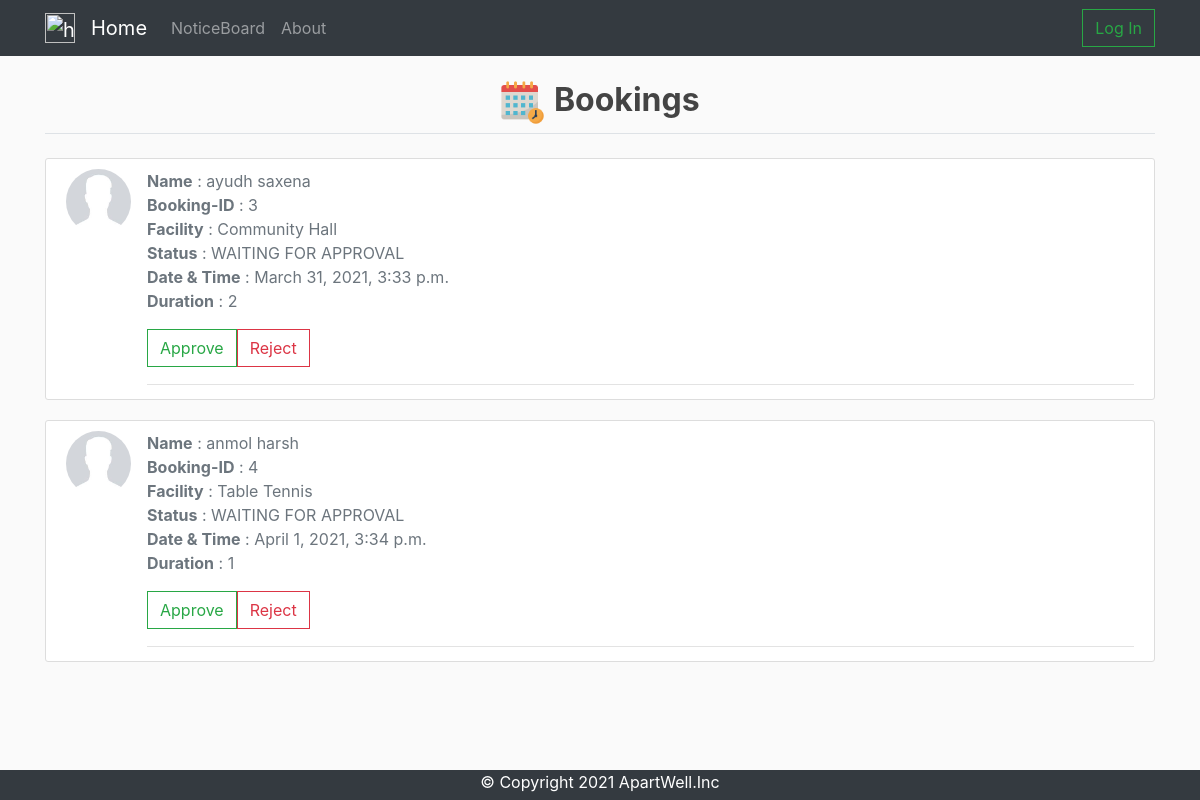
Before: /bookings-admin/ with the older database file.
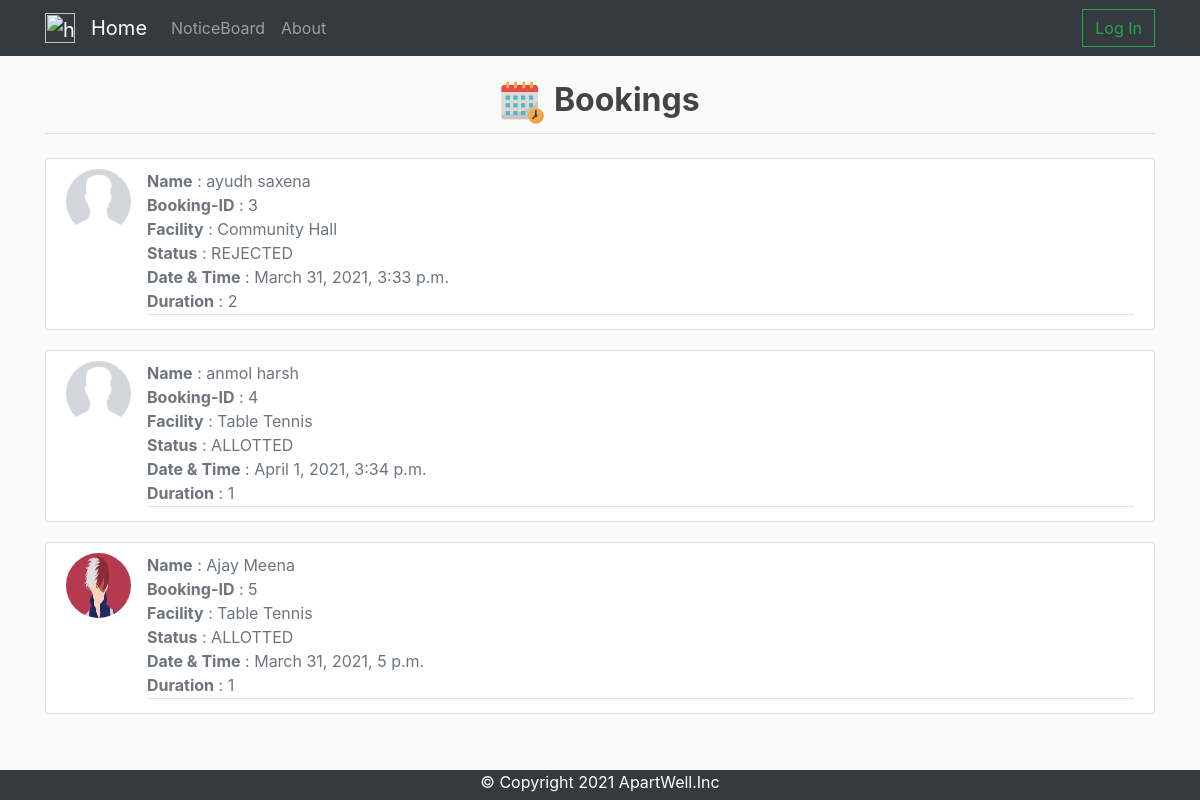
After: the same page with the newer database file.
### bookings/models.py (models this page shows)
class Booking(models.Model) :
	WAITING = 'WAIT'
	ALLOTTED = 'ALOT'
	REJECTED = 'REJC'
	status_choices = [
		(WAITING, 'WAITING FOR APPROVAL'),
		(ALLOTTED, 'ALLOTTED'),
		(REJECTED, 'REJECTED'),
	]
	BADMINTON = 'BADM'
	TABLE_TENNIS = 'TATE'
	TENNIS = 'TENS'
	COMMUNITY_HALL = 'COMH'
	facility_choices = [
		(BADMINTON,'Badminton'),
		(TABLE_TENNIS, 'Table Tennis'),
		(TENNIS, 'Tennis'),
		(COMMUNITY_HALL, 'Community Hall'),
	]
	booking_id = models.AutoField(primary_key = True)
	user_id = models.ForeignKey(Resident,on_delete = models.CASCADE)
	facility = models.CharField(max_length = 20, choices = facility_choices)
	status = models.CharField(max_length = 4,choices = status_choices, default = WAITING)
	check_in = models.DateTimeField()
	duration = models.IntegerField()
	check_out = models.DateTimeField(null = True)

### bookings/views.py (the view, shortened to what this page needs)
# urls.py: path('bookings-admin/', views.admin_bookings_view.as_view(), name='admin-booking'),
class admin_bookings_view(generic.ListView) :
	model = Booking
	template_name = 'bookings/bookings_admin.html'
	def get_context_data(self, **kwargs):
	    context = super().get_context_data(**kwargs)
	    context['user_id'] = self.request.user.id
	    image_url_list = []
	    full_name_list = []
	    bookings_list = self.model.objects.all()
	    for c in bookings_list :
	    	resident = Resident.objects.get(user__exact = c.user_id)
	    	full_name = resident.user.first_name + " " + resident.user.last_name
	    	full_name_list.append(full_name)
	    	image_url_list.append(resident.image.url)
	    context['values'] = zip(full_name_list, image_url_list, bookings_list)
	    return context

### bookings/templates/bookings/bookings_admin.html (shortened to what this page needs)
{% extends 'base.html' %}
{% load static %}
{% block content %}
<!DOCTYPE html>
<html>
  <head>
  </head>
  <body>
    <legend class = "border-bottom mb-4"><h2 class="text-center"><img  src="/static/booking.png" width = "45" height = "45" alt="home" /> <strong>Bookings</strong></h2></legend>
        {% for name, image_url, booking in values %}
        <article class="media content-section">
        <img class = "rounded-circle article-img"src = "{{ image_url }}">
        <div class="media-body">
          <div class="article-metadata">
            <medium class="text-muted"><b>Name</b> : {{ name }}</br></medium>
            <medium class="text-muted"><b>Booking-ID</b> : {{ booking.booking_id }}</br></medium>
            <medium class="text-muted"><b>Facility</b> : {{ booking.get_facility_display }}</br></medium>
            <medium class="text-muted"><b>Status</b> : {{ booking.get_status_display }}</br></medium>
            <medium class="text-muted"><b>Date & Time</b> : {{ booking.check_in }}</br></medium>
            <medium class="text-muted"><b>Duration</b> : {{ booking.duration }}</br></medium>
            {% if booking.status == 'WAIT'%}
              <form class="form-inline my-2 my-lg-3" method = "post" action="{% url 'bookings:admin-booking' %}">
                <button  class="btn btn-outline-success my-2 my-sm-0" type = "submit" name = "status" value = 'ALOT'>Approve
                </button>
                <button class="btn btn-outline-danger my-2 my-sm-0" type = "submit" name = "status" value = 'REJC'>Reject
                </button>
              </form>
            {% endif %}
          </div>
        </div>
        </article>
      {% endfor %}
  </body>
</html>
{% endblock %}

### templates/base.html (shortened to what this page needs)
{% load static %}
<html>
<head>
	<link rel="stylesheet" href="https://stackpath.bootstrapcdn.com/bootstrap/4.4.1/css/bootstrap.min.css">
	<link rel="stylesheet" type="text/css" href="{% static 'main.css' %}">
</head>
<body>
<nav class="navbar navbar-expand-lg navbar-dark bg-dark">
	<div class="container">
	  <a class="navbar-brand" href="{% url 'home' %}"><img  src="/static/apartments.png" width = "30" height = "30" alt="home" /></a>
	  <a class="navbar-brand" href="{% url 'home' %}">Home</a>
	  <div class="collapse navbar-collapse" id="navbarSupportedContent">
	    <ul class="navbar-nav mr-auto">
	    					<a class="nav-item nav-link" href="{% url 'noticeboard_notice_list' %}">NoticeBoard</a>
			 <a class="nav-item nav-link" href="{% url 'about' %}">About</a>
	    </ul>
			<div class="form-inline my-2 my-lg-0">
					{% if not user.is_authenticated %}
							<a href="{% url 'accounts:login_user' %}">
									<button class="btn btn-outline-success my-2 my-sm-0" type="button">Log In</button>
							</a>
					{% endif %}
			</div>
		</div>
	</div>
</nav>
		<div class="container">
            <br>
            {% block content %}
            {% endblock content %}
         </div>
</body>
<div class="footer">
  <p>&copy; Copyright 2021 ApartWell.Inc</p>
</div>
</html>

### assets/main.css (style rules this page uses)
body { background: #fafafa; color: #333333; margin-top: 0rem; }
h1, h2, h3, h4, h5, h6 { color: #444444; }
ul { margin: 0; }
.content-section { background: #ffffff; padding: 10px 20px; border: 1px solid #dddddd; border-radius: 3px; margin-bottom: 20px; }
.article-img { height: 65px; width: 65px; margin-right: 16px; }
.article-metadata { padding-bottom: 1px; margin-bottom: 4px; border-bottom: 1px solid #e3e3e3 }
.bg-dark { background-color: #2d2e2f;!important; }
.btn { border-radius: 0; }

### templates/base.html (style rules this page uses)
.footer { position: fixed; left: 0; bottom: -10px; width: 100%; background-color: #343a40; color: white; text-align: center; }

Changed rows visible on the page:
changed Booking "Community Hall": status "WAITING FOR APPROVAL" → "REJECTED"; no longer shows "Approve Reject"
changed Booking "April 1, 2021, 3:34 p.m.": status "WAITING FOR APPROVAL" → "ALLOTTED"; no longer shows "Approve Reject"
added Booking: shows a picture, name "Ajay Meena", booking_id "5", facility "Table Tennis", status "ALLOTTED", check_in "March 31, 2021, 5 p.m.", duration "1"
